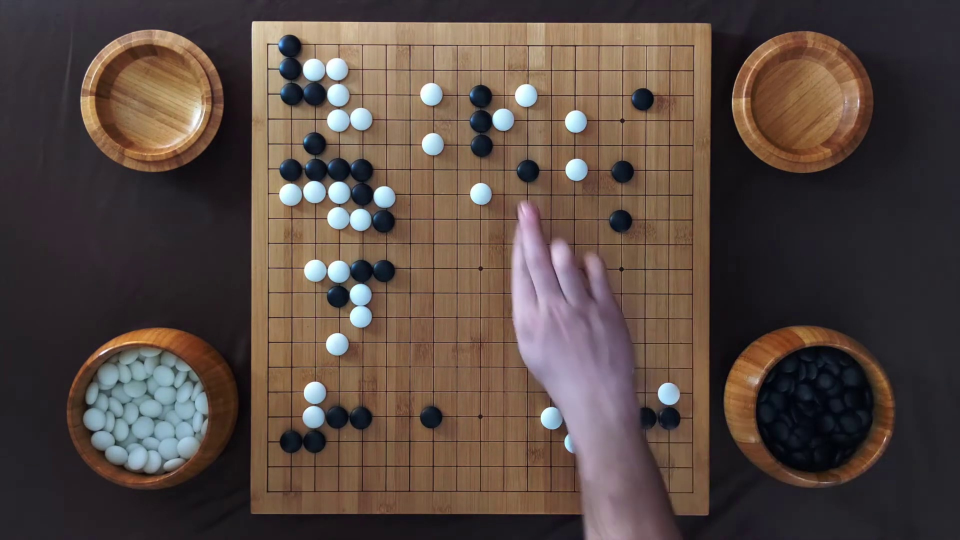
#> input picture Test_Image/61.jpg, 1920 x 1080 px (shown at 1/2 size)
$ python -i Board_Image_Correction.py   (imports and definitions only)
#> lines starting #> are read from the running program, lines starting #| are printed output that depends on the picture; after the words box and inside, x2 and y2 are one past the last pixel; in counts of white or black regions, pixels touching at a corner belong together
import cv2
import numpy as np

def order_points(pts):
    """ 对四个角点进行排序，确保透视变换的正确性 """
    rect = np.zeros((4, 2), dtype="float32")

    # 按 x+y 升序（左上角最小，右下角最大）
    s = pts.sum(axis=1)
    rect[0] = pts[np.argmin(s)]  # 左上角
    rect[2] = pts[np.argmax(s)]  # 右下角

    # 按 x-y 升序（右上角最大，左下角最小）
    diff = np.diff(pts, axis=1)
    rect[1] = pts[np.argmin(diff)]  # 右上角
    rect[3] = pts[np.argmax(diff)]  # 左下角

    return rect

def warp_perspective(image_path, output_size=(512, 512)):
    """ 透视变换，使棋盘变为标准矩形，并避免旋转 """
#> called with image_path = '../Test_Image/61.jpg', output_size = (512, 512)
    image = cv2.imread(image_path)
#> image is the input picture: shape (1080, 1920, 3); mean B, G, R 65.6, 72.3, 87.2
    gray = cv2.cvtColor(image, cv2.COLOR_BGR2GRAY)
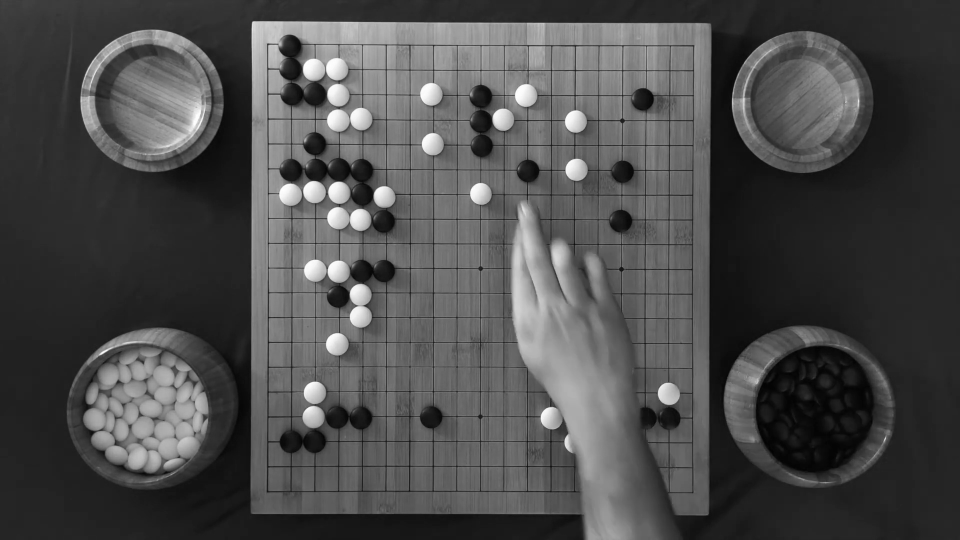
#> gray: shape (1080, 1920) (shown at 1/2 size); min 1, max 255, mean 76

    # 1. 边缘检测
    blurred = cv2.GaussianBlur(gray, (5, 5), 0)
    edges = cv2.Canny(blurred, 50, 150)
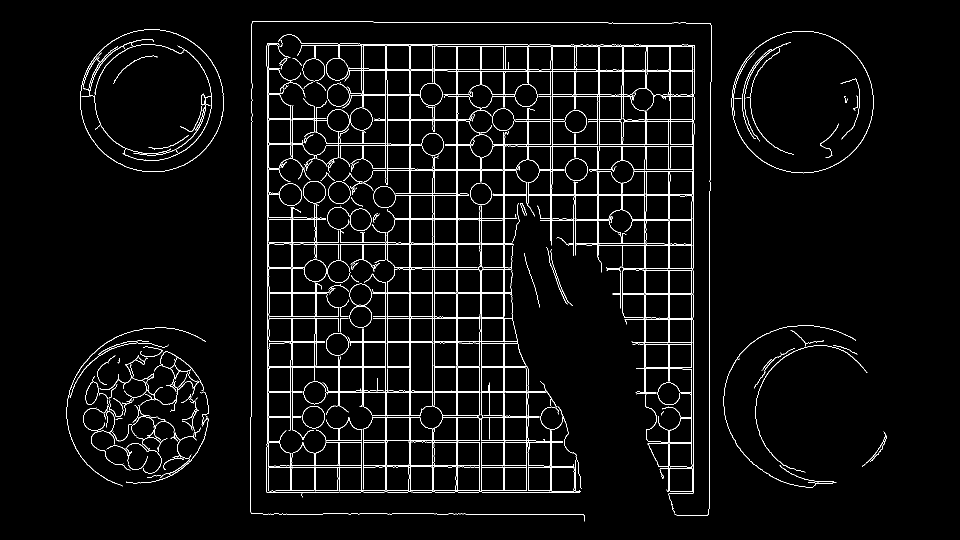
#> edges: shape (1080, 1920) (shown at 1/2 size); 3.6% white in thin lines or dots, all inside (x1, y1, x2, y2) = (133, 42, 1774, 1043)

    # 2. 轮廓检测
    contours, _ = cv2.findContours(edges, cv2.RETR_EXTERNAL, cv2.CHAIN_APPROX_SIMPLE)
#> contours = 135 contours, 75 with area under 20; largest, box (x1, y1, x2, y2) and area: (556, 69, 1389, 1027) 353197, (160, 59, 448, 344) 64168, (1463, 62, 1747, 347) 63125, (537, 367, 698, 634) 11594, (537, 635, 678, 783) 11033
    largest_quad = None
    max_area = 0

    for contour in contours:
        epsilon = 0.02 * cv2.arcLength(contour, True)
        # 多边形拟合
        approx = cv2.approxPolyDP(contour, epsilon, True)
        if len(approx) == 4:  # 只保留四边形
            area = cv2.contourArea(approx)
            if area > max_area:
                max_area = area
                largest_quad = approx
#> this loop made 135 passes
#> (epsilon, area, max_area, largest_quad) on passes 3, 38, 80: (3.5, 42, 42, [[586, 934], [628, 935], [628, 979], [628, 933]]), (3.66, 2066.5, 2066.5, [[538, 785], [537, 832], [581, 833], [581, 785]]), (5.69, 4272, 4272, [[538, 537], [538, 633], [583, 633], [582, 537]])
#> (epsilon, area) on pass 79: (3.44, 21)
#> after the loop, max_area = 4272

    if largest_quad is None:
        raise ValueError("未找到有效的棋盘四边形！")

    # 3. 确保角点顺序正确
    ordered_corners = order_points(np.array([point[0] for point in largest_quad], dtype=np.float32))
#> in order_points, `s = pts.sum(axis=1)`: s = [1075, 1171, 1216, 1119]
#> in order_points, `diff = np.diff(pts, axis=1)`: diff = [-1, 95, 50, -45]
#> ordered_corners = [[538, 537], [582, 537], [583, 633], [538, 633]]

    # 4. 目标矩形的四个角点
    target_corners = np.array([
        [0, 0],
        [output_size[0] - 1, 0],
        [output_size[0] - 1, output_size[1] - 1],
        [0, output_size[1] - 1]
    ], dtype=np.float32)

    # 5. 计算透视变换矩阵并进行变换
    M = cv2.getPerspectiveTransform(ordered_corners, target_corners)
#> M = [[13.31, 4.12e-16, -7158.2], [-9.8e-15, 6.24, -3349.1], [-1.26e-18, 0.000271, 1]]
    warped = cv2.warpPerspective(image, M, output_size)
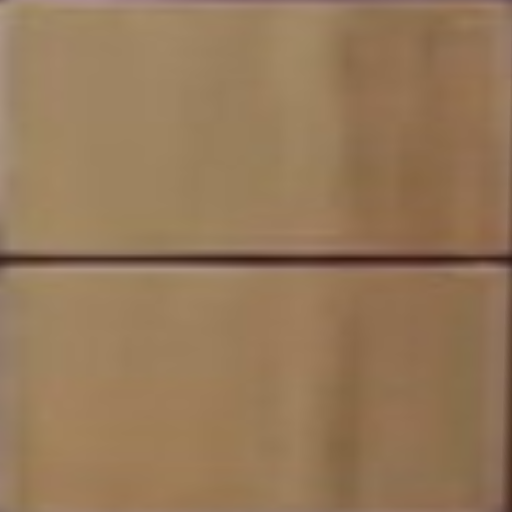
#> warped: shape (512, 512, 3); mean B, G, R 88.7, 120.1, 149.3

    return warped

# [7 lines of commented-out code are left out]

>>> result = warp_perspective('../Test_Image/61.jpg')
